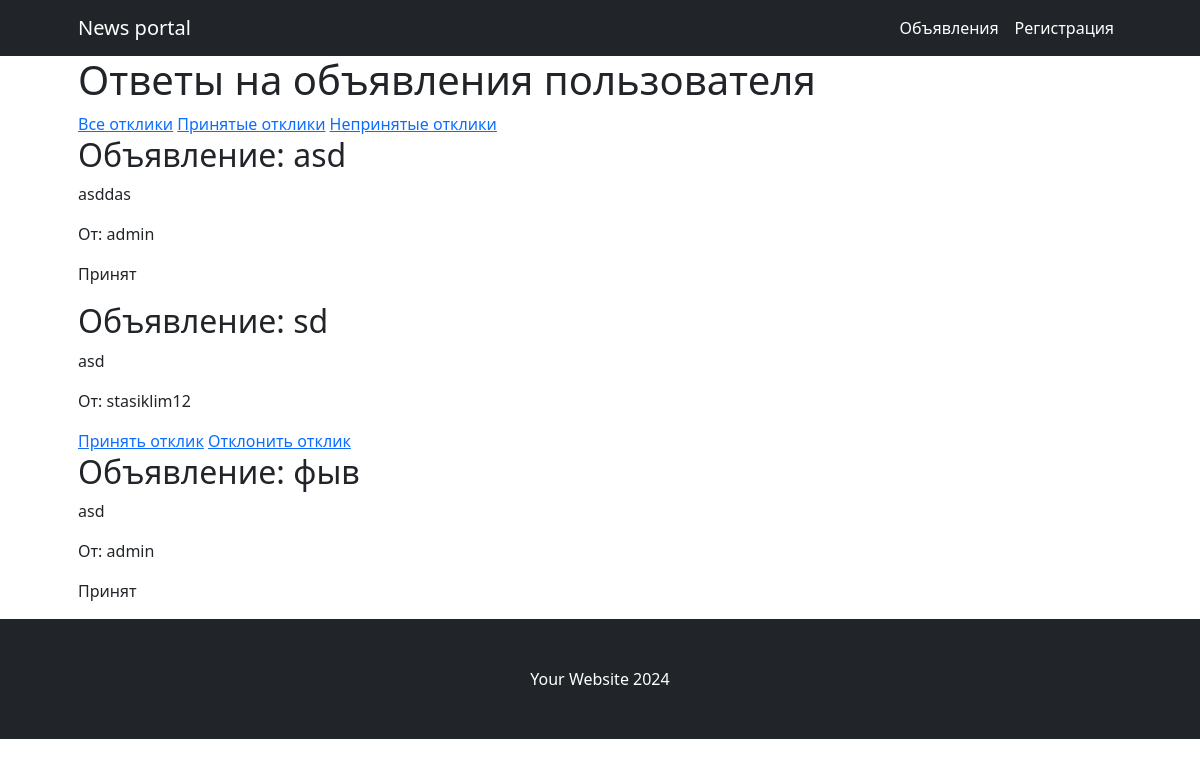
Screenshot of /author/2/responses/ with the database file from the repository.
### bulletin_board/models.py (models this page shows, shortened)
class Response(models.Model):
    text = models.TextField()
    created_date = models.DateTimeField(auto_now_add=True)
    bulletin = models.ForeignKey(Bulletin, on_delete=models.CASCADE)  # связь «один ко многим» с моделью Post
    author = models.ForeignKey(Profile, on_delete=models.CASCADE)  # связь «один ко многим» с моделью Author
    accepted = models.BooleanField(default=False)
    class Meta:
        unique_together = ['bulletin', 'author']

class Bulletin(models.Model):
    author = models.ForeignKey(Profile, on_delete=models.CASCADE)
    header = models.CharField(max_length=255)
    text = RichTextField(blank=True, null=True)
    date = models.DateTimeField(auto_now_add=True)
    category = models.ManyToManyField(Category, through = 'BulletinToCategory')

class Profile(models.Model):
    user = models.OneToOneField(User, on_delete=models.CASCADE)
    image = models.ImageField(default='default.jpg', upload_to='profile_pics')

### bulletin_board/views.py (the view)
# urls.py: path('author/<int:author_id>/responses/', ResponseListView.as_view(), name='author_response_list'),
class ResponseListView(ListView):
    model = Response
    template_name = 'your_template.html'
    def get_queryset(self):
        author_id = self.kwargs.get('author_id')
        profile = get_object_or_404(Profile, id=author_id)
        bulletins = Bulletin.objects.filter(author=profile)
        accepted = self.request.GET.get('accepted', None)
        if accepted is not None:
            responses = Response.objects.filter(bulletin__in=bulletins, accepted=accepted)
        else:
            responses = Response.objects.filter(bulletin__in=bulletins)
        return responses

### templates/your_template.html (shortened to what this page needs)
{% extends 'flatpages/default.html' %}
{% block content %}
    <h1>Ответы на объявления пользователя</h1>
    <a href="{% url 'author_response_list' author_id=request.user.profile.id %}">Все отклики</a>
    <a href="{% url 'author_response_list' author_id=request.user.profile.id %}?accepted=True">Принятые отклики</a>
    <a href="{% url 'author_response_list' author_id=request.user.profile.id %}?accepted=False">Непринятые отклики</a>
    {% for response in object_list %}
        <div>
            <h2>Объявление: {{ response.bulletin.header }}</h2>
            <p>{{ response.text }}</p>
            <p>От: {{ response.author.user.username }}</p>
            {% if response.accepted %}
                <p>Принят</p>
            {% else %}
                <a href="{% url 'response_update' pk=response.pk %}">Принять отклик</a>
                <a href="{% url 'response_delete' pk=response.pk %}">Отклонить отклик</a>
            {% endif %}
        </div>
    {% empty %}
        <p>Нет ответов на объявления.</p>
    {% endfor %}
{% endblock %}

### templates/flatpages/default.html (shortened to what this page needs)
<!DOCTYPE html>
<html lang="en">
    <head>
        {% load static %}
        <link href="{% static 'css/styles.css' %}" rel="stylesheet" />
    </head>
    <body>
        <nav class="navbar navbar-expand-lg navbar-dark bg-dark">
            <div class="container px-5">
                <a class="navbar-brand" href="/news/">News portal</a>
                <div class="collapse navbar-collapse" id="navbarSupportedContent">
                    <ul class="navbar-nav ms-auto mb-2 mb-lg-0">
                        <li class="nav-item"><a class="nav-link active" aria-current="page" href="/board/">Объявления</a></li>
                        {% if request.user.is_authenticated %}
                        <li class="nav-item"><a class="nav-link active" aria-current="page" href="/news/search/">Поиск</a></li>
                        <li class="nav-item"><a class="nav-link active" aria-current="page" href="{% url 'bulletin_create'%}">Создать объявление</a></li>
                        <li class="nav-item"><a class="nav-link active" aria-current="page" href="{% url 'author_page' %}">Профиль</a></li>
                        {% if response.author %}
                        <li class="nav-item"><a class="nav-link active" aria-current="page" href="{% url 'author_response_list' author_id=response.author.id %}">Отклики</a></li>
                        {% else %}
                        {% endif %}
                        {% else %}
                        <li class="nav-item"><a class="nav-link active" aria-current="page" href="/accounts/login/">Регистрация</a></li>
                        {% endif%}
                    </ul>
                </div>
            </div>
        </nav>
        <div class="container px-4 px-lg-5">
            {% block content %}
            {% endblock content %}
        </div>
        <footer class="py-5 bg-dark">
            <div class="container px-4 px-lg-5"><p class="m-0 text-center text-white"> Your Website 2024</p></div>
        </footer>
    </body>
</html>

### rows the page displays
Response: bulletin.header "asd", text "asddas", author.user.username "admin", accepted "Принят"
Response: bulletin.header "sd", text "asd", author.user.username "stasiklim12", accepted "Принять отклик"
Response: bulletin.header "фыв", text "asd", author.user.username "admin", accepted "Принят"
